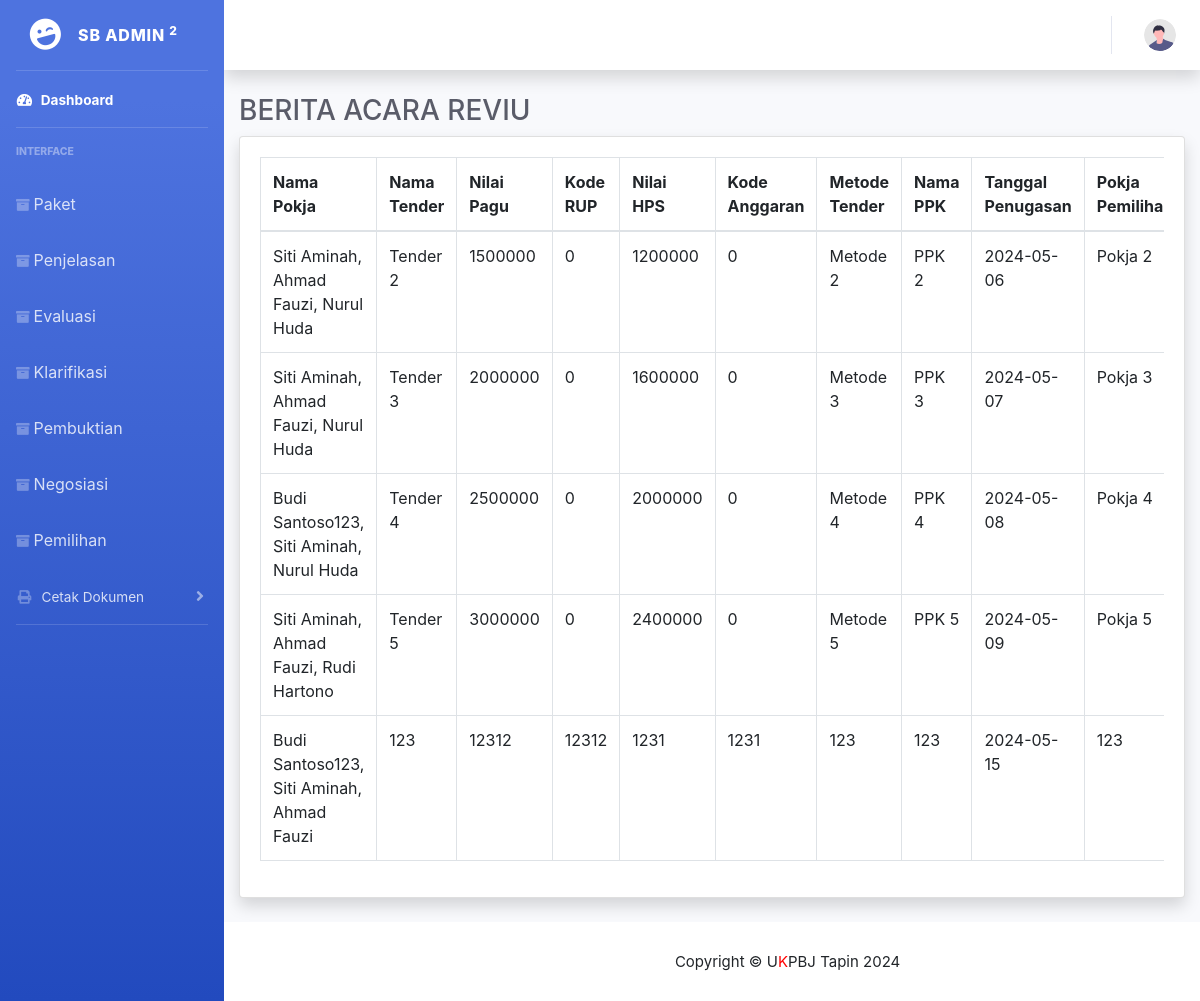
Before: /index.php/report/reportBaReviu with the older database file.
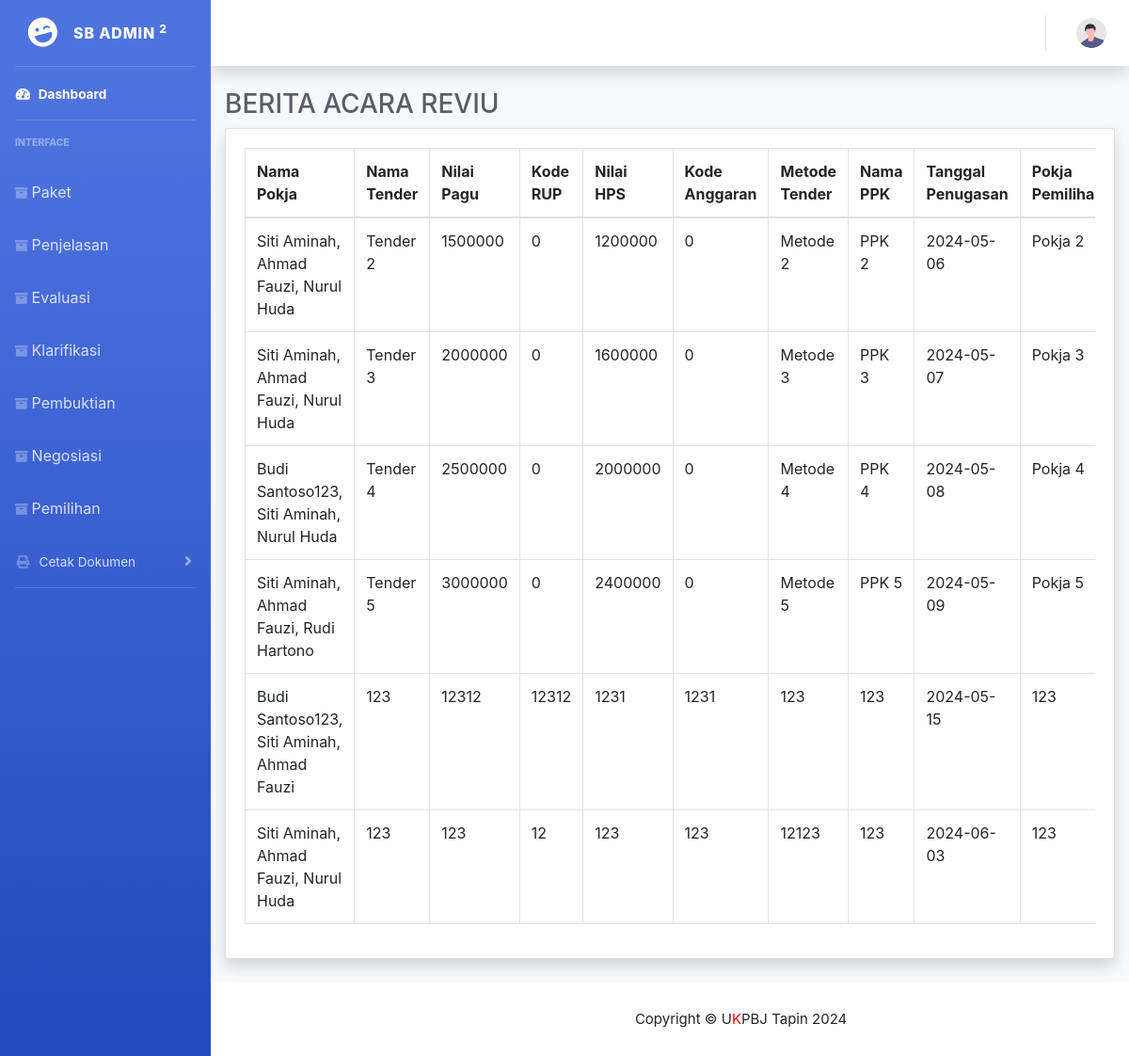
After: the same page with the newer database file.
### tables this page shows
CREATE TABLE `paket` (
  `Id_kode_tender` int(10) NOT NULL,
  `kode_tender` text NOT NULL,
  `Id_pokja` varchar(10) DEFAULT NULL,
  `no_dokumen_pemilihan` text NOT NULL,
  `Nama_tender` varchar(100) DEFAULT NULL,
  `Nilai_Pagu` int(30) DEFAULT NULL,
  `Kode_RUP` int(15) DEFAULT NULL,
  `Nilai_HPS` int(20) DEFAULT NULL,
  `Kode_anggaran` int(15) DEFAULT NULL,
  `Metode_tender` varchar(20) DEFAULT NULL,
  `Nama_PPK` varchar(50) DEFAULT NULL,
  `NIP_PPK` int(20) DEFAULT NULL,
  `No_SK` varchar(20) DEFAULT NULL,
  `Unit_kerja` varchar(50) DEFAULT NULL,
  `Tgl_permohonan` date DEFAULT NULL,
  `Tgl_penugasan` date DEFAULT NULL,
  `Pokja_pemilihan` varchar(20) DEFAULT NULL
);

### application/controllers/Report.php (called while the page is built, shortened)
<?php
class Report extends CI_Controller {
    public function __construct() {
        $this->load->model('Paket_model');
        $this->load->model('PokjaMil_model');
        $this->load->model('Penjelasan_model');
        $this->load->library('form_validation');
        $this->load->model('Evaluasi_model');
        $this->load->model('Klarifikasi_model');
        $this->load->model('Negosiasi_model');
        $this->load->model('Pembuktian_model');
    }
    public function reportBaReviu() {
        $data['pokjas'] = $this->PokjaMil_model->get_all_pokja();
        $data['pakets'] = $this->Paket_model->get_all_paket();
        $this->load->view('Header/Head');
        $this->load->view('Header/Header');
        $this->load->view('report/report_ba_reviu', $data);
        $this->load->view('Footer/Footer');
    }
}
?>

### index.php (called while the page is built, shortened)
<?php
require_once BASEPATH.'core/CodeIgniter.php';

### application/models/PokjaMil_model.php (called while the page is built, shortened)
<?php
class PokjaMil_model extends CI_Model {
    public function get_all_pokja() {
        return $this->db->get('pokjamil')->result();
    }
}
?>

### application/models/Paket_model.php (called while the page is built, shortened)
<?php
class Paket_model extends CI_Model {
    public function get_all_paket() {
        return $this->db->get('paket')->result();
    }
}
?>

### application/views/report/report_ba_reviu.php (the view, shortened to what this page needs)
<!DOCTYPE html>
<html lang="en">
<head>
    <link rel="stylesheet" href="https://stackpath.bootstrapcdn.com/bootstrap/4.5.2/css/bootstrap.min.css">
</head>
<body>
    <div class="container-fluid">
        <h1 class="h3 mb-2 text-gray-800">BERITA ACARA REVIU</h1>
        <div class="card shadow mb-4">
            <div class="card-body">
                <div class="table-responsive">
                    <table id="example" class="table table-bordered" width="100%" cellspacing="0">
                        <thead>
                            <tr>
                                <th>Nama Pokja</th>
                                <th>Nama Tender</th>
                                <th>Nilai Pagu</th>
                                <th>Kode RUP</th>
                                <th>Nilai HPS</th>
                                <th>Kode Anggaran</th>
                                <th>Metode Tender</th>
                                <th>Nama PPK</th>
                                <th>Tanggal Penugasan</th>
                                <th>Pokja Pemilihan</th>
                            </tr>
                        </thead>
                        <tbody>
                            <?php foreach ($pakets as $paket): ?>
                            <tr>
                                <td class="nama-pokja">
                                    <?php
                                    $selected_ids = explode(',', $paket->Id_pokja);
                                    $pokja_names = array();
                                    foreach ($selected_ids as $selected_id) {
                                        foreach ($pokjas as $pokja) {
                                            if ($pokja->id == $selected_id) {
                                                $pokja_names[] = $pokja->Nama;
                                                break;
                                            }
                                        }
                                    }
                                    echo implode(', ', $pokja_names);
                                    ?>
                                </td>
                                <td class="nama-tender"><?= $paket->Nama_tender ?></td>
                                <td class="nilai-pagu"><?= $paket->Nilai_Pagu ?></td>
                                <td class="kode-rup"><?= $paket->Kode_RUP ?></td>
                                <td class="nilai-hps"><?= $paket->Nilai_HPS ?></td>
                                <td class="kode-anggaran"><?= $paket->Kode_anggaran ?></td>
                                <td class="metode-tender"><?= $paket->Metode_tender ?></td>
                                <td class="nama-ppk"><?= $paket->Nama_PPK ?></td>
                                <td class="tgl-penugasan"><?= $paket->Tgl_penugasan ?></td>
                                <td class="pokja-pemilihan"><?= $paket->Pokja_pemilihan ?></td>
                            </tr>
                            <?php endforeach; ?>
                        </tbody>
                    </table>
                </div>
            </div>
        </div>
    </div>
</body>
</html>

Changed rows visible on the page:
added paket: pokja_names "Siti Aminah, Ahmad Fauzi, Nurul Huda", Nama_tender "123", Nilai_Pagu "123", Kode_RUP "12", Nilai_HPS "123", Kode_anggaran "123", Metode_tender "12123", Nama_PPK "123", Tgl_penugasan "2024-06-03", Pokja_pemilihan "123"
